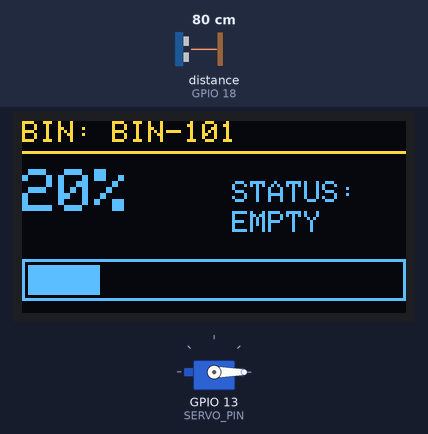
Recording of a sketch running on a simulated ESP32. On the bench: servo, 128×64 one-colour display. Wiring (inferred from the names in the program): ultrasonic range finder: trigger GPIO 5; echo GPIO 18. Inputs (shaded band) come from the test bench; at power-on: distance to the obstacle (sensor on GPIO 18) 80 cm. The echo pulse lasts 58.3 µs per cm; the OLED is the two-colour kind (top 16 rows yellow); WiFi joins after 1.5 s; servers stay silent unless stated; uploads are accepted with an empty reply; what the sketch prints to the serial monitor is not drawn.

Above: at 2.7 s.
2.8 s: distance to the obstacle (sensor on GPIO 18) set to 16 cm
At 3.9 s:
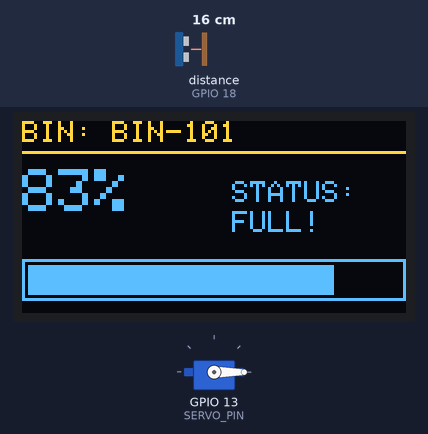
4.3 s: distance to the obstacle (sensor on GPIO 18) set to 12 cm
At 5.5 s:
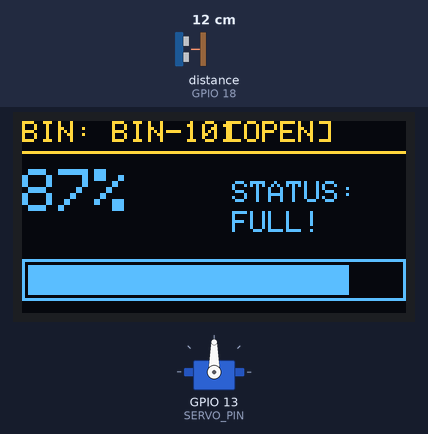
6.0 s: distance to the obstacle (sensor on GPIO 18) set to 35 cm
At 8.8 s:
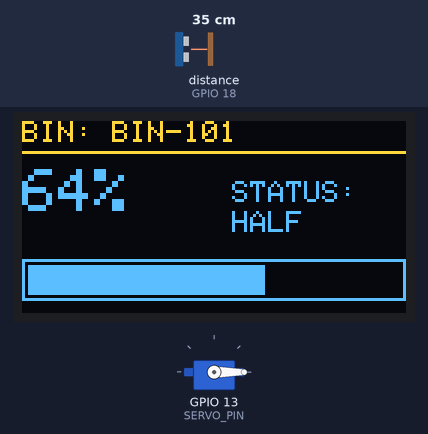
9.0 s: distance to the obstacle (sensor on GPIO 18) set to 2 cm
At 10.3 s:
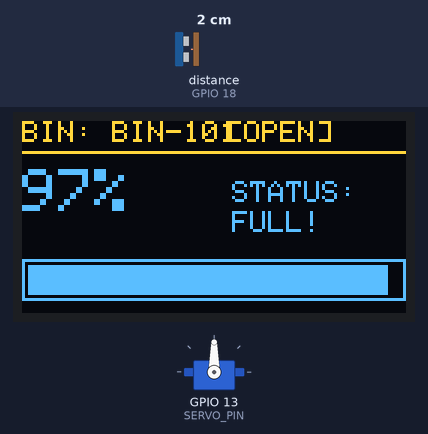
10.6 s: distance to the obstacle (sensor on GPIO 18) set to 120 cm
At 13.3 s:
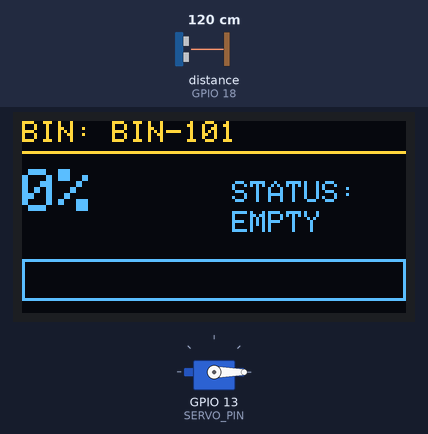
13.6 s: distance to the obstacle (sensor on GPIO 18) set to 4 cm
At 14.9 s:
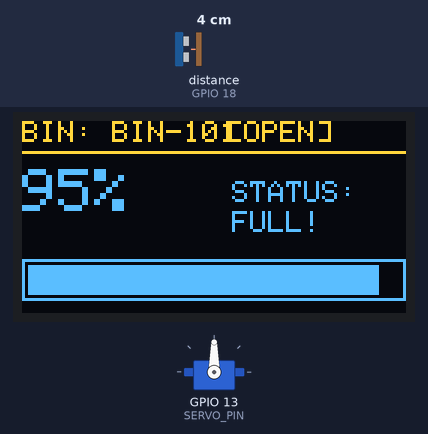
Timing chart, 0 to 16.5 s (numbered marks = the images above; inputs shaded):
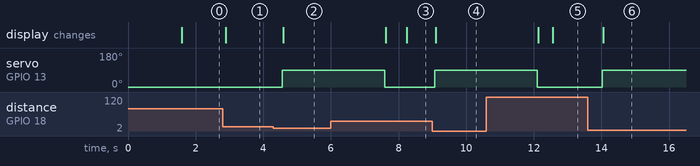

Measured:
- the behaviour switches between 15 and 14 cm on distance to the obstacle (sensor on GPIO 18) (found by bisection; images 1 and 2)
- after the input at 2.8 s, the display: changes after 0.08 s (image 1)
- after the input at 4.3 s, servo on GPIO 13 (SERVO_PIN): 0° → 90° after 0.27 s; the display: changes after 0.29 s (image 2)
- after the input at 6.0 s, servo on GPIO 13 (SERVO_PIN): goes on until 7.6 s, then stays 0°; the display: first differs from a run without the input after 2.2 s (image 3)
- after the input at 9.0 s, servo on GPIO 13 (SERVO_PIN): 0° → 90° after 0.08 s; the display: changes after 0.10 s (image 4)
- after the input at 10.6 s, servo on GPIO 13 (SERVO_PIN): goes on until 12.1 s, then stays 0°; the display: first differs from a run without the input after 2.0 s (image 5)
- after the input at 13.6 s, servo on GPIO 13 (SERVO_PIN): 0° → 90° after 0.43 s; the display: changes after 0.45 s (image 6)

The sketch:

smart_bin_esp32.ino
```cpp
/*
 * SmartBin - Full-stack IoT Smart Garbage Monitoring System Firmware
 * Hardware Components:
 *   1. ESP32 Microcontroller
 *   2. HC-SR04 Ultrasonic Distance Sensor
 *   3. SSD1306 OLED Display (128x64 I2C)
 *   4. SG90 Servo Motor (Automatic Lid Opening)
 *
 * Pin Mapping Table:
 *   +-------------------+----------------+
 *   | Component         | ESP32 GPIO Pin |
 *   +-------------------+----------------+
 *   | HC-SR04 TRIG      | GPIO 5         |
 *   | HC-SR04 ECHO      | GPIO 18        |
 *   | SG90 Servo PWM    | GPIO 13        |
 *   | OLED I2C SDA      | GPIO 21        |
 *   | OLED I2C SCL      | GPIO 22        |
 *   +-------------------+----------------+
 */

#include <WiFi.h>
#include <HTTPClient.h>
#include <Wire.h>
#include <Adafruit_GFX.h>
#include <Adafruit_SSD1306.h>
#include <ESP32Servo.h>

// WiFi credentials
const char* ssid     = "YOUR_WIFI_SSID";
const char* password = "YOUR_WIFI_PASSWORD";

// Backend API URL
const char* serverUrl = "http://192.168.1.100:5000/api/telemetry"; // Change to your server IP
const char* BIN_ID    = "BIN-101";

// Hardware Pins
#define TRIG_PIN 5
#define ECHO_PIN 18
#define SERVO_PIN 13

// Bin dimensions in CM
const float TOTAL_BIN_HEIGHT_CM = 100.0; // Distance from top sensor to bin bottom
const float HAND_DETECT_DIST_CM  = 15.0;  // Trigger lid open when object closer than 15 cm

// OLED Config
#define SCREEN_WIDTH 128
#define SCREEN_HEIGHT 64
#define OLED_RESET -1
Adafruit_SSD1306 display(SCREEN_WIDTH, SCREEN_HEIGHT, &Wire, OLED_RESET);

// Servo
Servo lidServo;

// Internal variables
float currentDistanceCm = 0.0;
int fillPercentage      = 0;
String binStatus        = "EMPTY";
bool lidOpen            = false;
unsigned long lastTelemetryTime = 0;
const unsigned long TELEMETRY_INTERVAL_MS = 5000;

// Function prototypes
float readUltrasonicDistance();
int calculateFillPercentage(float distanceCm);
String getStatusLabel(int percentage);
void renderOLED(int pct, String status, float distCm, bool lidOpened);
void handleAutoLid(float distanceCm);
void sendHttpTelemetry(float distCm, int pct, String status, bool servoUsed);

void setup() {
  Serial.begin(115200);
  Serial.println("\n=============================================");
  Serial.println("   SmartBin ESP32 IoT Node Initializing      ");
  Serial.println("=============================================");

  // Pins Setup
  pinMode(TRIG_PIN, OUTPUT);
  pinMode(ECHO_PIN, INPUT);

  // Servo Setup
  ESP32PWM::allocateTimer(0);
  lidServo.setPeriodHertz(50);
  lidServo.attach(SERVO_PIN, 500, 2400);
  lidServo.write(0); // Closed lid (0 degrees)

  // OLED Setup
  if (!display.begin(SSD1306_SWITCHCAPVCC, 0x3C)) {
    Serial.println("OLED Allocation Failed!");
    for (;;);
  }

  display.clearDisplay();
  display.setTextSize(1);
  display.setTextColor(SSD1306_WHITE);
  display.setCursor(0, 10);
  display.println("SmartBin ESP32 v1.0");
  display.println("Connecting to WiFi...");
  display.display();

  // WiFi Connection
  WiFi.begin(ssid, password);
  int retries = 0;
  while (WiFi.status() != WL_CONNECTED && retries < 20) {
    delay(500);
    Serial.print(".");
    retries++;
  }

  if (WiFi.status() == WL_CONNECTED) {
    Serial.println("\n[WiFi] Connected! IP: " + WiFi.localIP().toString());
  } else {
    Serial.println("\n[WiFi] Connection timeout. Operating offline mode.");
  }
}

void loop() {
  // 1. Measure Distance via Ultrasonic Sensor
  currentDistanceCm = readUltrasonicDistance();

  // 2. Compute Fill Percentage & Status
  fillPercentage = calculateFillPercentage(currentDistanceCm);
  binStatus      = getStatusLabel(fillPercentage);

  // 3. Auto Lid Opening Logic
  bool servoActivated = false;
  if (currentDistanceCm > 0 && currentDistanceCm <= HAND_DETECT_DIST_CM && !lidOpen) {
    Serial.println("[Servo] Proximity triggered! Opening Lid...");
    lidServo.write(90); // Open lid to 90 degrees
    lidOpen = true;
    servoActivated = true;

    renderOLED(fillPercentage, binStatus, currentDistanceCm, true);
    delay(3000); // Keep open for 3 seconds

    Serial.println("[Servo] Closing Lid.");
    lidServo.write(0);  // Close lid
    lidOpen = false;
  }

  // 4. Update OLED Display
  renderOLED(fillPercentage, binStatus, currentDistanceCm, lidOpen);

  // 5. Send HTTP Telemetry to Express Server
  if (millis() - lastTelemetryTime >= TELEMETRY_INTERVAL_MS) {
    sendHttpTelemetry(currentDistanceCm, fillPercentage, binStatus, servoActivated);
    lastTelemetryTime = millis();
  }

  delay(400);
}

float readUltrasonicDistance() {
  digitalWrite(TRIG_PIN, LOW);
  delayMicroseconds(2);
  digitalWrite(TRIG_PIN, HIGH);
  delayMicroseconds(10);
  digitalWrite(TRIG_PIN, LOW);

  long duration = pulseIn(ECHO_PIN, HIGH, 30000);
  if (duration == 0) return TOTAL_BIN_HEIGHT_CM;

  float distanceCm = (duration * 0.0343) / 2.0;
  return constrain(distanceCm, 0.0f, TOTAL_BIN_HEIGHT_CM);
}

int calculateFillPercentage(float distanceCm) {
  float filledHeight = TOTAL_BIN_HEIGHT_CM - distanceCm;
  float pct = (filledHeight / TOTAL_BIN_HEIGHT_CM) * 100.0;
  return (int)constrain(pct, 0, 100);
}

String getStatusLabel(int percentage) {
  if (percentage >= 80) return "FULL!";
  if (percentage >= 40) return "HALF";
  return "EMPTY";
}

void renderOLED(int pct, String status, float distCm, bool lidOpened) {
  display.clearDisplay();

  // Header Title
  display.setTextSize(1);
  display.setTextColor(SSD1306_WHITE);
  display.setCursor(0, 0);
  display.print("BIN: ");
  display.print(BIN_ID);

  if (lidOpened) {
    display.setCursor(68, 0);
    display.print("[OPEN]");
  }

  display.drawLine(0, 10, 128, 10, SSD1306_WHITE);

  // Fill Percentage
  display.setTextSize(2);
  display.setCursor(0, 16);
  display.print(pct);
  display.print("%");

  // Status Label
  display.setTextSize(1);
  display.setCursor(70, 20);
  display.print("STATUS:");
  display.setCursor(70, 30);
  display.print(status);

  // Progress Bar
  display.drawRect(0, 46, 128, 14, SSD1306_WHITE);
  int barW = map(pct, 0, 100, 0, 124);
  display.fillRect(2, 48, barW, 10, SSD1306_WHITE);

  display.display();
}

void sendHttpTelemetry(float distCm, int pct, String status, bool servoUsed) {
  if (WiFi.status() != WL_CONNECTED) return;

  HTTPClient http;
  http.begin(serverUrl);
  http.addHeader("Content-Type", "application/json");

  String payload = "{";
  payload += "\"binId\":\"" + String(BIN_ID) + "\",";
  payload += "\"distanceCm\":" + String(distCm, 1) + ",";
  payload += "\"fillPercentage\":" + String(pct) + ",";
  payload += "\"servoActivated\":" + String(servoUsed ? "true" : "false");
  payload += "}";

  int httpCode = http.POST(payload);
  if (httpCode > 0) {
    Serial.printf("[HTTP Telemetry] Sent OK. Code: %d\n", httpCode);
  } else {
    Serial.printf("[HTTP Telemetry] Failed: %s\n", http.errorToString(httpCode).c_str());
  }

  http.end();
}
```
